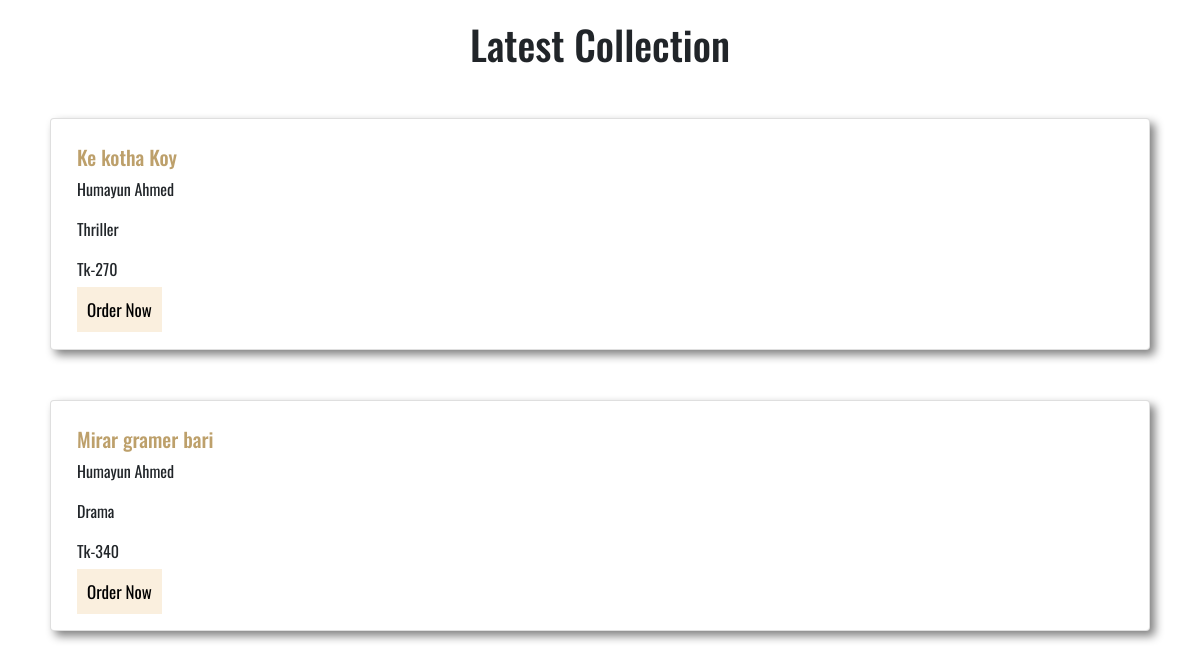
The page /files/latest.php on the database its author committed.
### tables this page shows
CREATE TABLE `book` (
  `ISBN` int(30) NOT NULL,
  `title` varchar(100) DEFAULT NULL,
  `author_name` varchar(50) DEFAULT NULL,
  `publication_id` int(10) DEFAULT NULL,
  `price` int(10) DEFAULT NULL,
  `genre` varchar(30) DEFAULT NULL,
  `pdf` varchar(10) DEFAULT NULL,
  `rating` decimal(3,1) DEFAULT NULL,
  `used` varchar(20) DEFAULT NULL,
  `offer` varchar(20) DEFAULT NULL,
  `year` date DEFAULT NULL
);

### files/latest.php (the view, shortened to what this page needs)
<!DOCTYPE html>
<html lang="en">
<head>
    <link href="https://cdn.jsdelivr.net/npm/bootstrap@5.0.2/dist/css/bootstrap.min.css" rel="stylesheet">
    <link rel="stylesheet" href="../css/books.css">
</head>
<body>
<?php
$db = mysqli_connect("localhost", "root", "", "readersden");
$sql = "SELECT ISBN, title, author_name, genre, price FROM book WHERE year BETWEEN 2015 AND 2017 ORDER BY title ASC";
$result = mysqli_query($db, $sql);
?>
    <h1 class="text-center">Latest Collection</h1>
    <?php
          if (mysqli_num_rows($result)>0) {
          while ($row= mysqli_fetch_assoc($result)) {
    ?>
    <div class="card books">
        <div class="card-body">
          <h5 class="card-title" style=" color: rgb(189, 160, 107);"> <?php echo $row['title']; ?> </h5>
          <p class="card-text"> <?php echo $row['author_name']; ?> </p>
          <p class="card-text"> <?php echo $row['genre']; ?> </p>
          <p class="card-text"> <?php echo "Tk-".$row['price']; ?> </p>
          <a href= <?php echo "order.php?ISBN=" .$row['ISBN']?> class="button">Order Now</a>
        </div>
      </div>
      <?php
  }
} else {
  echo "0 results";
}
?>
</body>
</html>

### css/books.css (style rules this page uses)
body { font-family: 'Oswald', sans-serif; }
.books { margin: 50px; padding: 10px; box-shadow: gray 5px 5px 10px; }
h1 { padding-top: 20px; }
h5 { color: rgb(189, 160, 107); }
.button { margin: 10px 0; padding: 10px; border: none; outline: none; cursor: pointer; font-size: 17px; width: 80%; background-color: #f8e9d2b9; text-decoration: none; color: black; }

### rows shown on the page
book: title "Ke kotha Koy", author_name "Humayun Ahmed", genre "Thriller", price "270"
book: title "Mirar gramer bari", author_name "Humayun Ahmed", genre "Drama", price "340"
